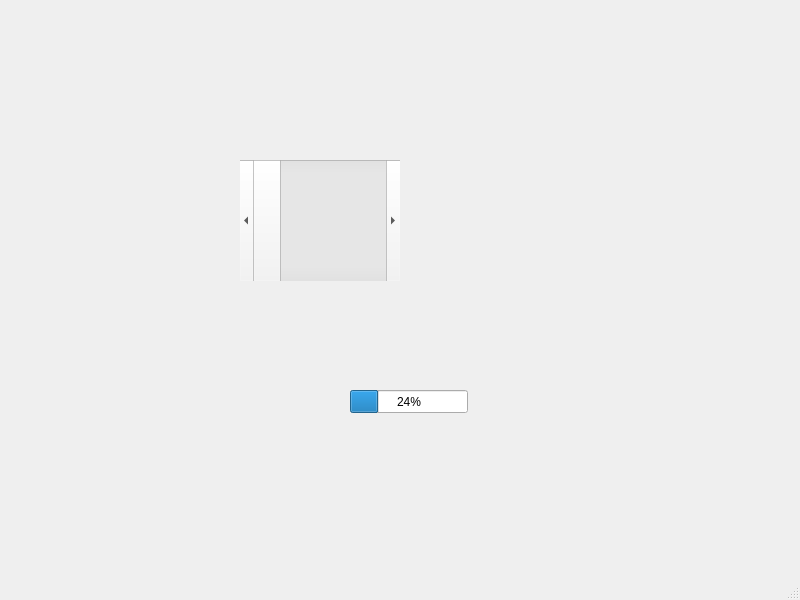
<?xml version="1.0" encoding="UTF-8"?>
<ui version="4.0">
 <class>MainWindow</class>
 <widget class="QMainWindow" name="MainWindow">
  <property name="geometry">
   <rect>
    <x>0</x>
    <y>0</y>
    <width>800</width>
    <height>600</height>
   </rect>
  </property>
  <property name="windowTitle">
   <string>MainWindow</string>
  </property>
  <widget class="QWidget" name="centralwidget">
   <widget class="QProgressBar" name="progressBar">
    <property name="geometry">
     <rect>
      <x>350</x>
      <y>390</y>
      <width>118</width>
      <height>23</height>
     </rect>
    </property>
    <property name="value">
     <number>24</number>
    </property>
   </widget>
   <widget class="QScrollBar" name="horizontalScrollBar">
    <property name="geometry">
     <rect>
      <x>240</x>
      <y>160</y>
      <width>160</width>
      <height>121</height>
     </rect>
    </property>
    <property name="orientation">
     <enum>Qt::Orientation::Horizontal</enum>
    </property>
   </widget>
  </widget>
  <widget class="QMenuBar" name="menubar">
   <property name="geometry">
    <rect>
     <x>0</x>
     <y>0</y>
     <width>800</width>
     <height>22</height>
    </rect>
   </property>
  </widget>
  <widget class="QStatusBar" name="statusbar"/>
 </widget>
 <resources/>
 <connections/>
</ui>
